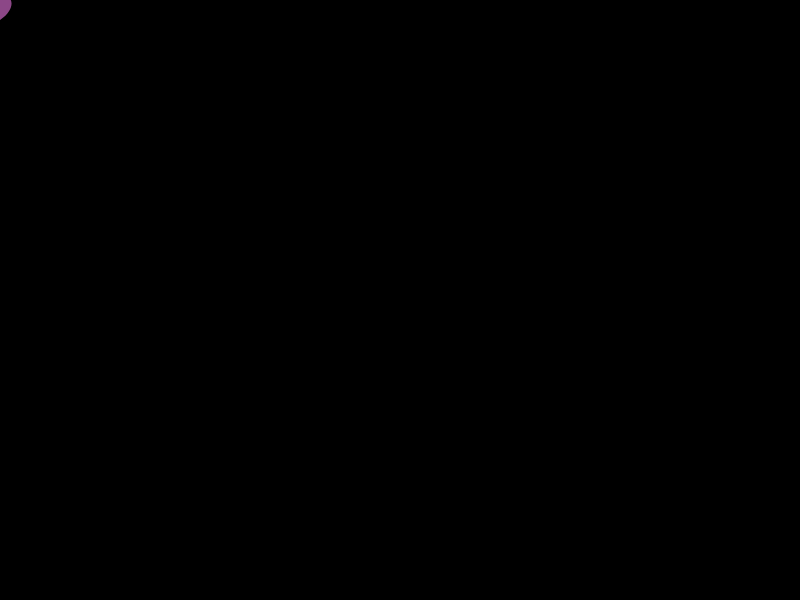
Frame 1 (no input)
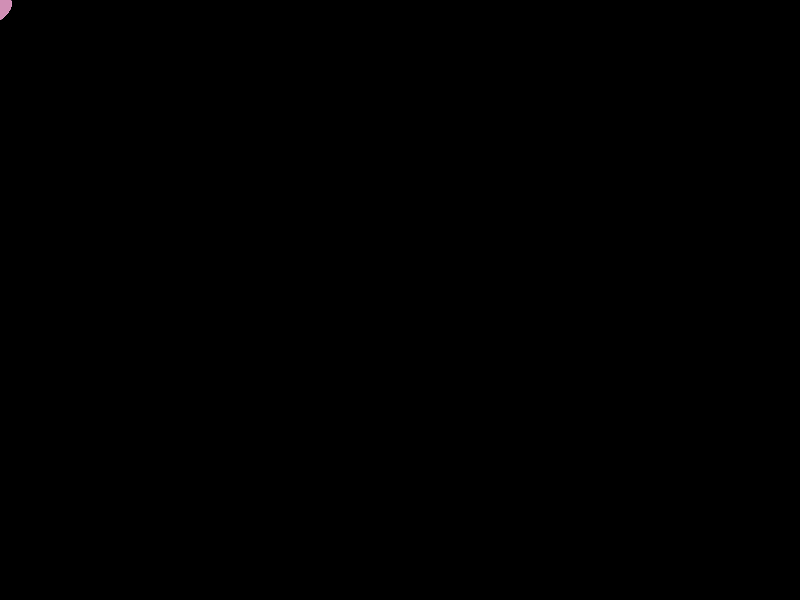
Frame 60 (no input)
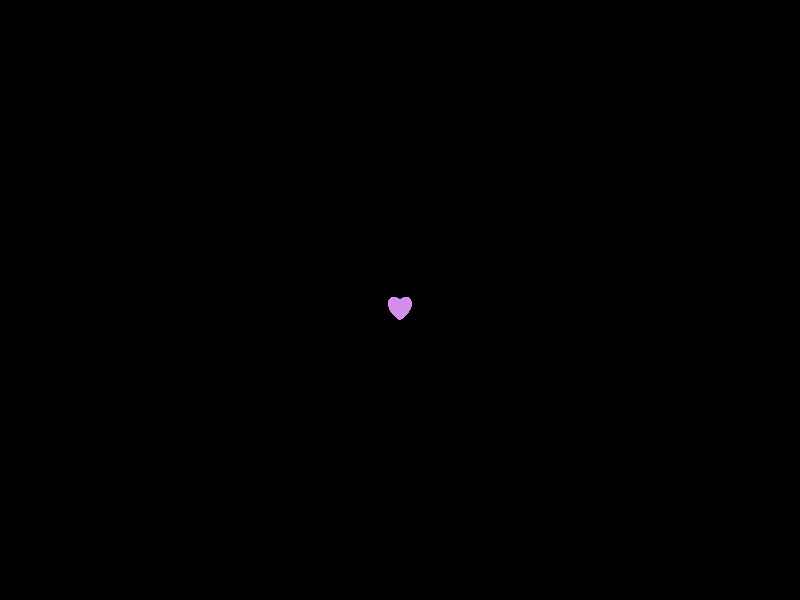
Frame 120 (the mouse pressed at the canvas centre since frame 60)

The p5.js sketch that drew these frames (run headless with seeded random() and noise() and a simulated clock; from frame 60 on, the mouse is pressed at the canvas centre):

// p5.js sketch
// ── sketch.js
let trails = []; // Array to store the positions of the trails

function setup() {
  createCanvas(800, 600);
  noStroke();
}

function draw() {
  background(0); // Black background to create a contrast with the trails

  // Add current mouse position to the trails array
  trails.push({ x: mouseX, y: mouseY, r: random(200, 255), g: random(100, 200), b: random(150, 255) });

  // Limit the length of the trails array
  if (trails.length > 50) {
    trails.shift(); // Remove the oldest position
  }

  // Draw the trails
  for (let i = 0; i < trails.length; i++) {
    let pos = trails[i];
    fill(pos.r, pos.g, pos.b, 150); // Semi-transparent color for the trail
    drawHeart(pos.x, pos.y, 20); // Draw the heart
  }
}

// Function to draw a heart at position (x, y) with size s
function drawHeart(x, y, s) {
  beginShape();
  vertex(x, y);
  bezierVertex(x - s / 2, y - s / 2, x - s, y + s / 3, x, y + s);
  bezierVertex(x + s, y + s / 3, x + s / 2, y - s / 2, x, y);
  endShape(CLOSE);
}
